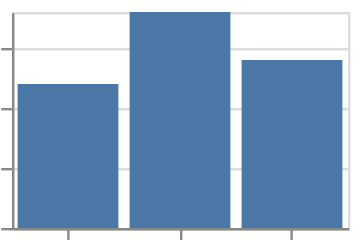

The specification (Vega-Lite) saved for this image:
### Vega-Lite specification from a JSON file in a GitHub repository (floating-point values rounded to 4 significant figures)
{"$schema": "https://vega.github.io/schema/vega-lite/v6.json", "padding": 5, "autosize": "none", "data": {"name": "table", "values": [{"c": "A", "g": "p", "x": 1, "y": 2, "v": 5, "t": "2024-01-15", "o": {"v": 3}, "IMDB Rating": 6.1, "d": "x1"}, {"c": "B", "g": "q", "x": 2, "y": 4, "v": 9, "t": "2024-02-20", "o": {"v": 7}, "IMDB Rating": 7.4, "d": "x2"}, {"c": "A", "g": "q", "x": 3, "y": 3, "v": 2, "t": "2024-03-05", "o": {"v": 1}, "IMDB Rating": 5.2, "d": "x1"}, {"c": "C", "g": "p", "x": 4, "y": 6, "v": 7, "t": "2024-05-30", "o": {"v": 4}, "IMDB Rating": 8.8, "d": "x3"}, {"c": "B", "g": "p", "x": 5, "y": 5, "v": 4, "t": "2024-07-11", "o": {"v": 9}, "IMDB Rating": 6.9, "d": "x2"}, {"c": "C", "g": "q", "x": 6, "y": 8, "v": 6, "t": "2024-09-02", "o": {"v": 2}, "IMDB Rating": 7.7, "d": "x3"}, {"c": "A", "g": "p", "x": 7, "y": 7, "v": 8, "t": "2024-11-25", "o": {"v": 5}, "IMDB Rating": 4.4, "d": "x1"}, {"c": "B", "g": "q", "x": 8, "y": 9, "v": 3, "t": "2024-12-31", "o": {"v": 8}, "IMDB Rating": 9.1, "d": "x2"}]}, "width": 140, "height": 90, "mark": "bar", "encoding": {"x": {"field": "c", "type": "nominal", "scale": {"scheme": "blues"}}, "y": {"field": "y", "type": "quantitative", "aggregate": "sum"}}}
